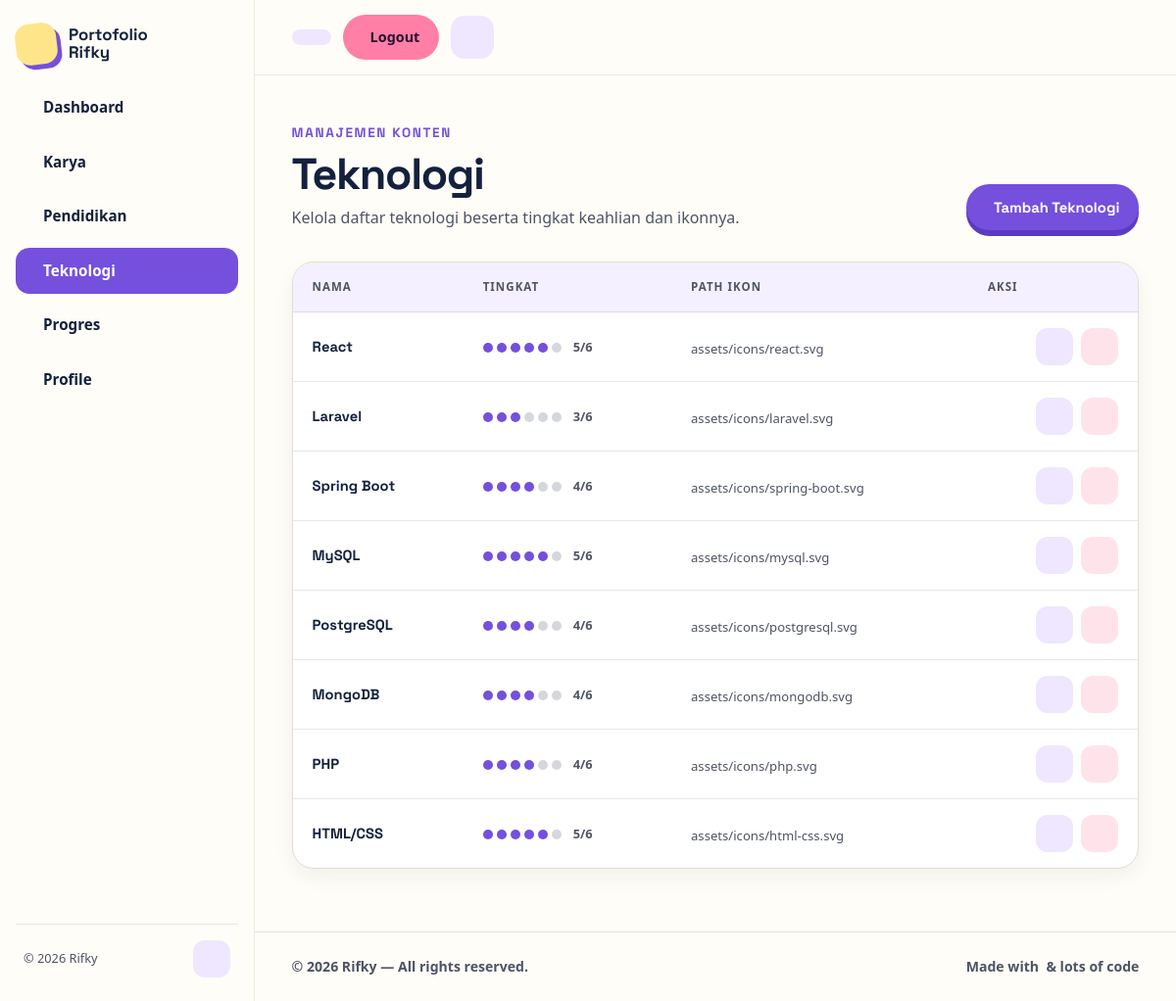
/admin/technologies.php (signed in), run on the app's committed database.
### tables this page shows
CREATE TABLE IF NOT EXISTS technologies (
    id INT UNSIGNED AUTO_INCREMENT PRIMARY KEY,
    name VARCHAR(100) NOT NULL,
    level TINYINT UNSIGNED NOT NULL DEFAULT 1,
    icon_path VARCHAR(255) NOT NULL DEFAULT ''
);

### admin/technologies.php (the view, shortened to what this page needs)
<?php
require __DIR__ . '/../config/database.php';
try {
    $technologies = $pdo->query('SELECT id, name, level, icon_path FROM technologies ORDER BY id')->fetchAll();
} catch (Exception $e) {
    $technologies = [];
    $_SESSION['flash'] = 'Database belum tersambung. Isi kredensial dulu (lihat .env.example).';
}
function technology_level_dots($level)
{
    $dots = '';
    for ($i = 1; $i <= 6; $i++) {
        $dots .= '<i class="dot' . ($i <= $level ? ' on' : '') . '"></i>';
    }
    return $dots;
}
require __DIR__ . '/../includes/header.php';
?>
<div class="container">
  <div class="page-head">
    <div>
      <div class="eyebrow"><i class="ph ph-sparkle" aria-hidden="true"></i> Manajemen Konten</div>
      <h1>Teknologi</h1>
      <p>Kelola daftar teknologi beserta tingkat keahlian dan ikonnya.</p>
    </div>
    <div class="actions">
      <button
        class="btn btn-primary js-open-modal"
        data-open="technologyFormModal"
        data-title="Tambah Teknologi"
        type="button">
        Tambah Teknologi
      </button>
    </div>
  </div>
  <div class="card card--plain table-card">
    <div class="table-scroll">
      <table class="data-table">
        <thead>
          <tr>
            <th>Nama</th>
            <th>Tingkat</th>
            <th>Path Ikon</th>
            <th class="th-actions">Aksi</th>
          </tr>
        </thead>
        <tbody>
          <?php foreach ($technologies as $technology): ?>
            <tr>
              <td data-label="Nama">
                <div class="cell-main"><?= htmlspecialchars($technology['name']) ?></div>
              </td>
              <td data-label="Tingkat">
                <div class="cell-level">
                  <span class="level-dots" aria-hidden="true"><?= technology_level_dots($technology['level']) ?></span>
                  <span class="level-label"><?= htmlspecialchars((string) $technology['level']) ?>/6</span>
                </div>
              </td>
              <td data-label="Path Ikon">
                <div class="cell-sub"><?= htmlspecialchars($technology['icon_path']) ?></div>
              </td>
              <td data-label="Aksi">
                <div class="row-actions">
                  <button
                    class="icon-btn js-open-modal"
                    data-open="technologyFormModal"
                    data-title="Ubah Teknologi"
                    data-prefill='<?= htmlspecialchars(json_encode([
                        'id'        => $technology['id'],
                        'name'      => $technology['name'],
                        'level'     => (string) $technology['level'],
                        'icon_path' => $technology['icon_path'],
                    ])) ?>'
                    type="button"
                    aria-label="Ubah <?= htmlspecialchars($technology['name']) ?>"
                    title="Ubah">
                  </button>
                  <form method="POST" action="technologies.php" class="form-inline" onsubmit="return confirm('Hapus teknologi ini?')">
                    <button
                      class="icon-btn icon-btn--danger"
                      type="submit"
                      aria-label="Hapus <?= htmlspecialchars($technology['name']) ?>"
                      title="Hapus">
                    </button>
                  </form>
                </div>
              </td>
            </tr>
          <?php endforeach; ?>
        </tbody>
      </table>
    </div>
  </div>
</div>
<?php require __DIR__ . '/../includes/footer.php'; ?>

### css/tokens.css (style rules this page uses)
:root { --cream: #fffdf7; --card: #ffffff; --card-bg: #ffffff; --ink: #14213d; --muted: #5f6572; --purple: #7450dc; --purple-dark: #5c3bc2; --yellow: #ffe58a; --pink: #ff7fa6; --lavender: #eee7ff; --mint: #dff7ee; --border: #e8e4da; --card-border: #e3ded1; --shadow: 0 14px 30px rgba(34, 30, 74, 0.13); --accent-fg: #ffffff; --sp-1: 4px; --sp-2: 8px; --sp-3: 12px; --sp-4: 16px; --sp-5: 20px; --sp-6: 24px; --sp-8: 32px; --sp-10: 40px; --sp-12: 48px; --sp-14: 56px; --sp-16: 64px; color-scheme: light; }

### data on the page
technologies: name "React", level "5", icon_path "assets/icons/react.svg"
technologies: name "Laravel", level "3", icon_path "assets/icons/laravel.svg"
technologies: name "Spring Boot", level "4", icon_path "assets/icons/spring-boot.svg"
technologies: name "MySQL", level "5", icon_path "assets/icons/mysql.svg"
technologies: name "PostgreSQL", level "4", icon_path "assets/icons/postgresql.svg"
technologies: name "MongoDB", level "4", icon_path "assets/icons/mongodb.svg"
technologies: name "PHP", level "4", icon_path "assets/icons/php.svg"
technologies: name "HTML/CSS", level "5", icon_path "assets/icons/html-css.svg"

### other printed values
$item['label'] "Dashboard"
$item['label'] "Karya"
$item['label'] "Pendidikan"
$item['label'] "Teknologi"
$item['label'] "Progres"
$item['label'] "Profile"
